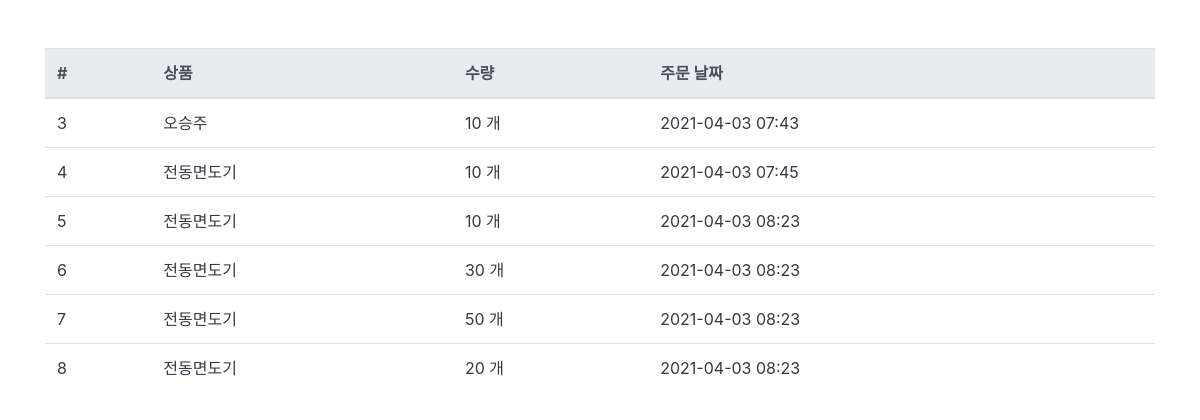
The page /order/ (signed in) on the database as committed earlier.
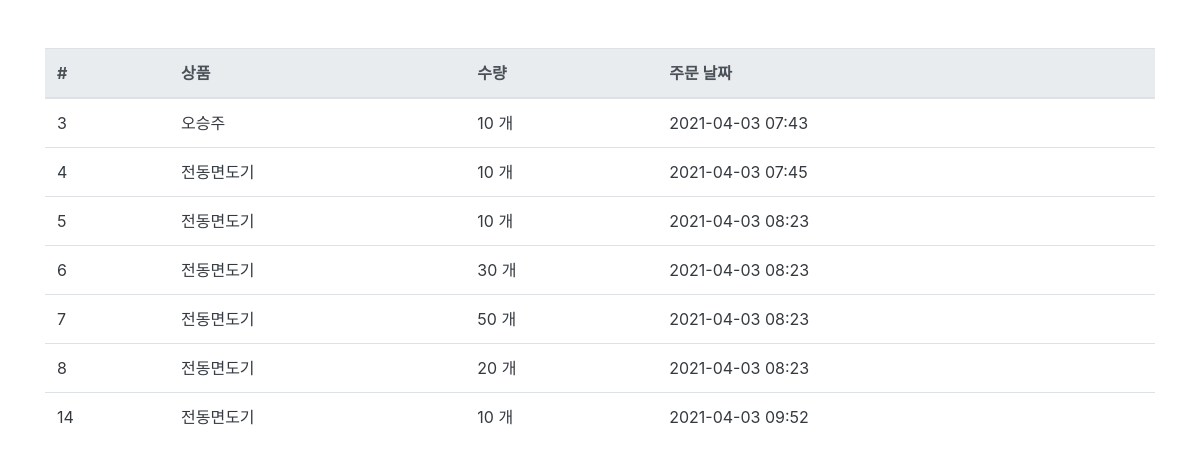
The same page on the database as committed later.
### order/models.py (models this page shows, shortened)
class Order(models.Model):
    fcuser = models.ForeignKey("fcuser.Fcuser", verbose_name=" 사용자" , on_delete=models.CASCADE)
    product = models.ForeignKey('product.Product', verbose_name = "상품", on_delete=models.CASCADE)
    quantity = models.IntegerField(verbose_name = "수량")
    register_date = models.DateTimeField(verbose_name = "등록 날짜", auto_now_add=True)
    class Meta:
        db_table = "order"
        verbose_name = "주문"
        verbose_name_plural = "주문"

### product/models.py (models this page shows)
class Product(models.Model):
    name = models.CharField(verbose_name = "상품명", max_length=50)
    price = models.IntegerField(verbose_name = "상품가격")
    description = models.TextField(verbose_name = "상품설명")
    stock = models.IntegerField(verbose_name = "재고")
    register_date = models.DateTimeField(verbose_name = "상품등록일", auto_now_add=True)
    def __str__(self):
        return self.name
    class Meta:
        db_table = "product"
        verbose_name = "상품"
        verbose_name_plural = "상품"

### order/views.py (the view)
# urls.py: path('order/', OrderList.as_view()),
@method_decorator(login_required, name = 'dispatch')
class OrderList(ListView):
    model = Order
    template_name = 'order.html'
    context_object_name = "ordered_list"
    def get_queryset(self, **kwargs):
        queryset = Order.objects.filter(fcuser__email=self.request.session.get('user'))
        return queryset

### fcuser/decorator.py (called while the page is built)
def login_required(function):
    def wrap(request, *args, **kwards):  # 데코레이팅 당하는 함수의 인수까지 고려해주어야 하므로
        email = request.session.get('user')
        if email == None or not email:
            return redirect('/login')
        return function(request, *args, **kwards)
    return wrap

### order/templates/order.html
{% extends "base.html" %}
{% load humanize %}
{%block contents%}
<div class="row mt-5">
<div class="col-12">
    <table class="table">
 <thead class="thead-light">
   <tr>
      <th>#</th>
      <th>상품</th>
      <th>수량</th>
      <th>주문 날짜</th>
   </tr>
 </thead>
 <tbody class="text-dark">
 {% for order in ordered_list%}
   <tr>
       <td>{{order.id}}</td>
      <td>{{order.product}}</td>
      <td>{{order.quantity|intcomma }} 개</td>
      <td>{{order.register_date| date:'Y-m-d H:i'}}</td>
   </tr>
   {%endfor%}
 </tbody>
</table>
</div>
</div>
{%endblock%}

Rows that differ between the two databases and show on the page:
added Order: id "14", product "전동면도기", quantity "10", register_date "2021-04-03 09:52"
